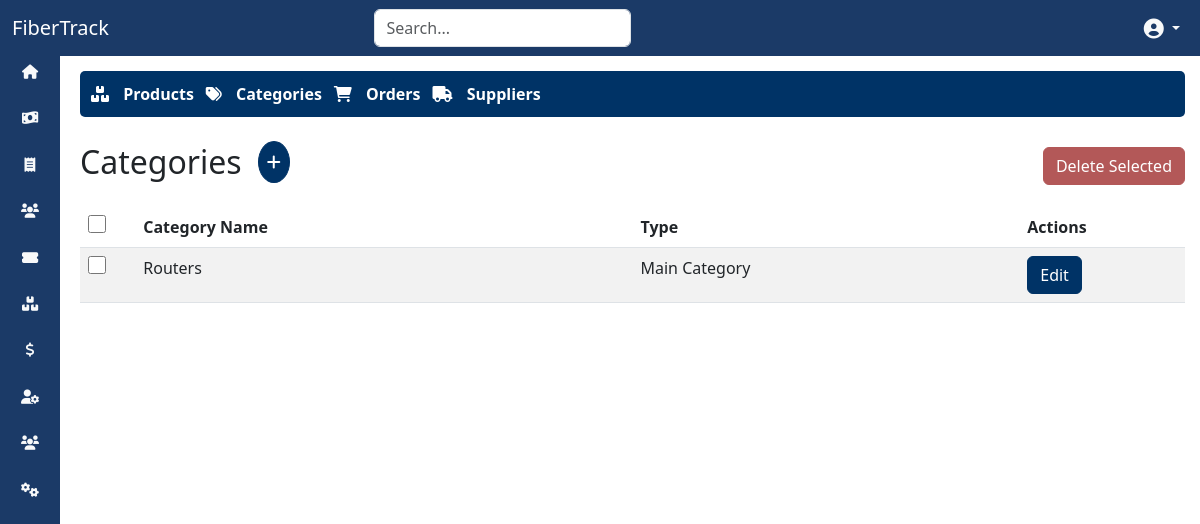
/inventory/categories/ (signed in), run on an earlier commit of the app's database.
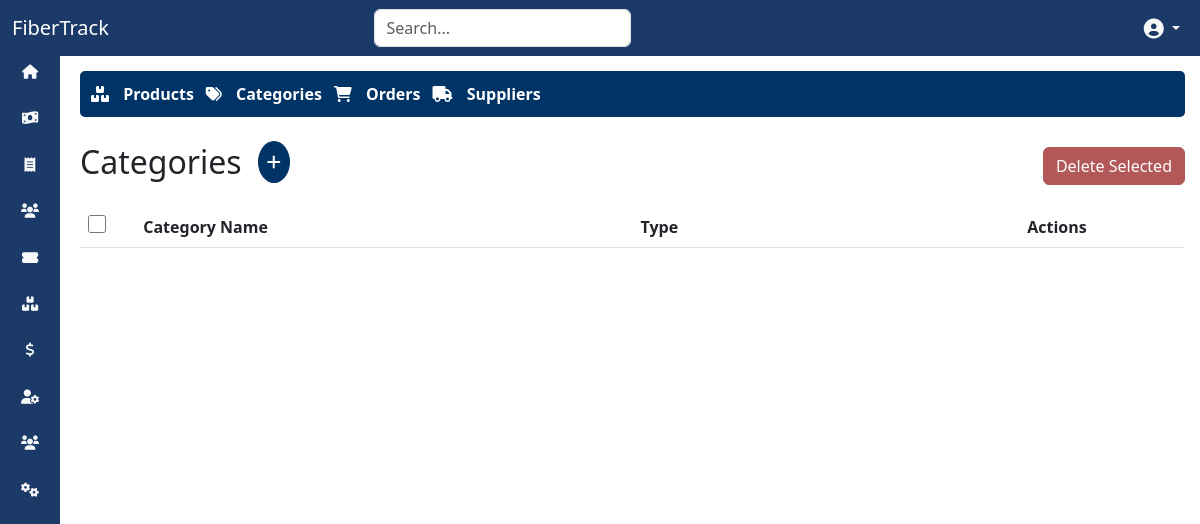
And on a later commit of the database.
### inventory/models.py (models this page shows, shortened)
class Category(models.Model):
    name = models.CharField(max_length=255, unique=True)
    parent = models.ForeignKey('self', null=True, blank=True, related_name='subcategories', on_delete=models.CASCADE)
    def __str__(self):
        return self.name

### inventory/views.py (the view)
# urls.py: path('categories/', views.category_list, name='category_list'),
@login_required(login_url='/auth/login/')
def category_list(request):
    categories = Category.objects.filter(parent__isnull=True).prefetch_related('subcategories')
    form = CategoryForm()
    return render(request, 'inventory/category_list.html', {
        'categories': categories,
        'form': form
    })

### inventory/forms.py
class CategoryForm(forms.ModelForm):
    class Meta:
        model = Category
        fields = ['name', 'parent']

### inventory/templates/inventory/category_list.html (shortened to what this page needs)
{% extends 'base.html' %}
{% block content %}
<div>
    {% include 'inventory/inventory_navbar.html' %}
    <div class="d-flex justify-content-between align-items-center mt-4">
        <h2 class="d-flex align-items-center">
            Categories
            <button class="btn btn-primary ms-3" data-bs-toggle="modal" data-bs-target="#addCategoryModal" title="Add Category" style="padding: 0.5rem; border-radius: 50%;">
                <i class="fas fa-plus"></i>
            </button>
        </h2>
        <button type="button" class="btn btn-danger" id="bulk-delete-btn" disabled>
            Delete Selected
        </button>
    </div>
    <form method="post" id="bulk-delete-form" class="mt-3">
        <div class="table-responsive">
            <table class="table table-hover table-striped" id="categoryTable">
                <thead>
                    <tr>
                        <th style="width: 5%;"><input type="checkbox" id="select-all"></th>
                        <th style="width: 45%;">Category Name</th>
                        <th style="width: 35%;">Type</th>
                        <th style="width: 15%;">Actions</th>
                    </tr>
                </thead>
                <tbody>
                    {% for category in categories %}
                    <tr>
                        <td><input type="checkbox" name="selected_categories" value="{{ category.id }}" class="category-checkbox"></td>
                        <td>{{ category.name }}</td>
                        <td>
                            {% if category.parent %}
                                Subcategory of {{ category.parent.name }}
                            {% else %}
                                Main Category
                            {% endif %}
                        </td>
                        <td>
                            <button type="button" class="btn btn-primary edit-category-btn" data-bs-toggle="modal" data-bs-target="#editCategoryModal"
                                    data-id="{{ category.id }}"
                                    data-name="{{ category.name }}"
                                    data-parent="{% if category.parent %}{{ category.parent.id }}{% else %}none{% endif %}">
                                Edit
                            </button>
                        </td>
                    </tr>
                    {% endfor %}
                </tbody>
            </table>
        </div>
    </form>
</div>
{% endblock %}

What changed in the data, as far as the page shows it:
removed Category: name "Routers", shows "Main Category"
